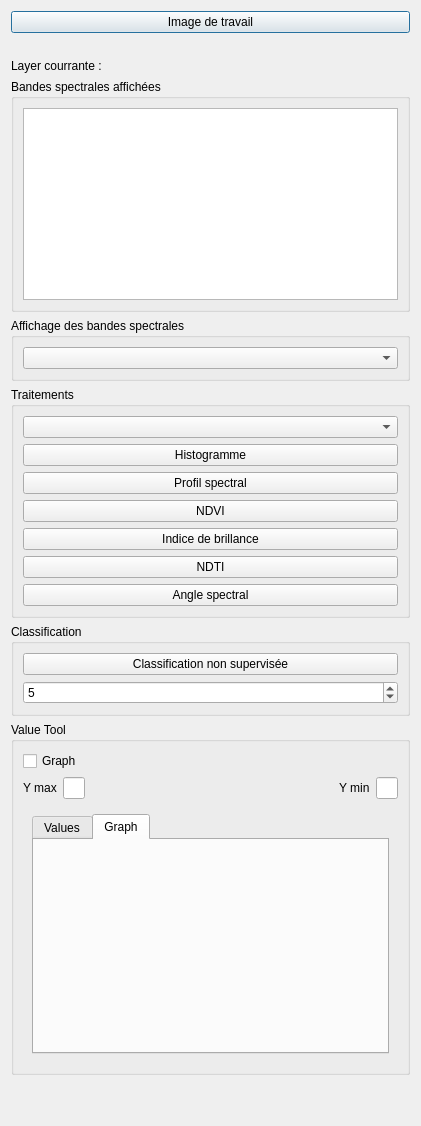
<?xml version="1.0" encoding="UTF-8"?>
<ui version="4.0">
 <class>QGISEducation</class>
 <widget class="QDialog" name="QGISEducation">
  <property name="geometry">
   <rect>
    <x>0</x>
    <y>0</y>
    <width>421</width>
    <height>1126</height>
   </rect>
  </property>
  <property name="windowTitle">
   <string>QGISEducation</string>
  </property>
  <layout class="QVBoxLayout" name="verticalLayout_5">
   <item>
    <widget class="QPushButton" name="pushButton_working_layer">
     <property name="text">
      <string>Image de travail</string>
     </property>
    </widget>
   </item>
   <item>
    <widget class="QLabel" name="label_working_layer">
     <property name="text">
      <string/>
     </property>
    </widget>
   </item>
   <item>
    <widget class="QLabel" name="label">
     <property name="text">
      <string>Layer courrante :</string>
     </property>
    </widget>
   </item>
   <item>
    <widget class="QGroupBox" name="groupBox_2">
     <property name="sizePolicy">
      <sizepolicy hsizetype="Minimum" vsizetype="Minimum">
       <horstretch>0</horstretch>
       <verstretch>0</verstretch>
      </sizepolicy>
     </property>
     <property name="title">
      <string>Bandes spectrales affichées</string>
     </property>
     <layout class="QVBoxLayout" name="verticalLayout_2">
      <item>
       <widget class="QTextEdit" name="textEdit">
        <property name="sizePolicy">
         <sizepolicy hsizetype="Minimum" vsizetype="Minimum">
          <horstretch>0</horstretch>
          <verstretch>0</verstretch>
         </sizepolicy>
        </property>
        <property name="maximumSize">
         <size>
          <width>16777215</width>
          <height>16777215</height>
         </size>
        </property>
       </widget>
      </item>
     </layout>
    </widget>
   </item>
   <item>
    <widget class="QGroupBox" name="groupBox_3">
     <property name="title">
      <string>Affichage des bandes spectrales</string>
     </property>
     <layout class="QVBoxLayout" name="verticalLayout_6">
      <item>
       <widget class="QComboBox" name="comboBox_sprectral_band_display"/>
      </item>
     </layout>
    </widget>
   </item>
   <item>
    <widget class="QGroupBox" name="groupBox_4">
     <property name="title">
      <string>Traitements</string>
     </property>
     <layout class="QGridLayout" name="gridLayout_2">
      <item row="5" column="0">
       <widget class="QPushButton" name="pushButton_ndti">
        <property name="text">
         <string>NDTI</string>
        </property>
       </widget>
      </item>
      <item row="2" column="0">
       <widget class="QPushButton" name="pushButton_profil_spectral">
        <property name="text">
         <string>Profil spectral</string>
        </property>
       </widget>
      </item>
      <item row="0" column="0">
       <widget class="QComboBox" name="comboBox_processing"/>
      </item>
      <item row="1" column="0">
       <widget class="QPushButton" name="pushButton_histogramme">
        <property name="text">
         <string>Histogramme</string>
        </property>
       </widget>
      </item>
      <item row="3" column="0">
       <widget class="QPushButton" name="pushButton_ndvi">
        <property name="text">
         <string>NDVI</string>
        </property>
       </widget>
      </item>
      <item row="4" column="0">
       <widget class="QPushButton" name="pushButton_brightness">
        <property name="text">
         <string>Indice de brillance</string>
        </property>
       </widget>
      </item>
      <item row="6" column="0">
       <widget class="QPushButton" name="pushButton_angle">
        <property name="text">
         <string>Angle spectral</string>
        </property>
       </widget>
      </item>
     </layout>
    </widget>
   </item>
   <item>
    <widget class="QGroupBox" name="groupBox_5">
     <property name="title">
      <string>Classification</string>
     </property>
     <layout class="QVBoxLayout" name="verticalLayout_4">
      <item>
       <widget class="QPushButton" name="pushButton_kmeans">
        <property name="text">
         <string>Classification non supervisée</string>
        </property>
       </widget>
      </item>
      <item>
       <widget class="QSpinBox" name="spinBox_kmeans">
        <property name="value">
         <number>5</number>
        </property>
       </widget>
      </item>
     </layout>
    </widget>
   </item>
   <item>
    <widget class="QGroupBox" name="groupBox">
     <property name="title">
      <string>Value Tool</string>
     </property>
     <layout class="QVBoxLayout" name="verticalLayout_7">
      <item>
       <layout class="QHBoxLayout" name="horizontalLayout_3">
        <item>
         <widget class="QCheckBox" name="cbxGraph">
          <property name="text">
           <string>Graph</string>
          </property>
         </widget>
        </item>
        <item>
         <spacer name="horizontalSpacer">
          <property name="orientation">
           <enum>Qt::Horizontal</enum>
          </property>
          <property name="sizeHint" stdset="0">
           <size>
            <width>40</width>
            <height>20</height>
           </size>
          </property>
         </spacer>
        </item>
       </layout>
      </item>
      <item>
       <layout class="QHBoxLayout" name="horizontalLayout_4">
        <item>
         <widget class="QLabel" name="label_3">
          <property name="text">
           <string>Y max</string>
          </property>
         </widget>
        </item>
        <item>
         <widget class="QLineEdit" name="leYMax"/>
        </item>
        <item>
         <spacer name="horizontalSpacer_3">
          <property name="orientation">
           <enum>Qt::Horizontal</enum>
          </property>
          <property name="sizeHint" stdset="0">
           <size>
            <width>782</width>
            <height>20</height>
           </size>
          </property>
         </spacer>
        </item>
        <item>
         <widget class="QLabel" name="label_2">
          <property name="text">
           <string>Y min</string>
          </property>
         </widget>
        </item>
        <item>
         <widget class="QLineEdit" name="leYMin"/>
        </item>
       </layout>
      </item>
      <item>
       <widget class="QStackedWidget" name="stackedWidget">
        <widget class="QWidget" name="page">
         <layout class="QVBoxLayout" name="verticalLayout">
          <item>
           <widget class="QTabWidget" name="tabWidget">
            <property name="currentIndex">
             <number>1</number>
            </property>
            <widget class="QWidget" name="tab_values">
             <attribute name="title">
              <string>Values</string>
             </attribute>
             <layout class="QVBoxLayout" name="verticalLayout_3">
              <item>
               <widget class="QTableWidget" name="tableWidget">
                <column>
                 <property name="text">
                  <string>Layer</string>
                 </property>
                </column>
                <column>
                 <property name="text">
                  <string>Value</string>
                 </property>
                </column>
                <column>
                 <property name="text">
                  <string>Pixel</string>
                 </property>
                </column>
                <column>
                 <property name="text">
                  <string>Line</string>
                 </property>
                </column>
               </widget>
              </item>
             </layout>
            </widget>
            <widget class="QWidget" name="tab_graph">
             <attribute name="title">
              <string>Graph</string>
             </attribute>
            </widget>
           </widget>
          </item>
         </layout>
        </widget>
       </widget>
      </item>
     </layout>
    </widget>
   </item>
   <item>
    <spacer name="verticalSpacer">
     <property name="orientation">
      <enum>Qt::Vertical</enum>
     </property>
     <property name="sizeHint" stdset="0">
      <size>
       <width>20</width>
       <height>40</height>
      </size>
     </property>
    </spacer>
   </item>
  </layout>
 </widget>
 <resources/>
 <connections/>
</ui>
